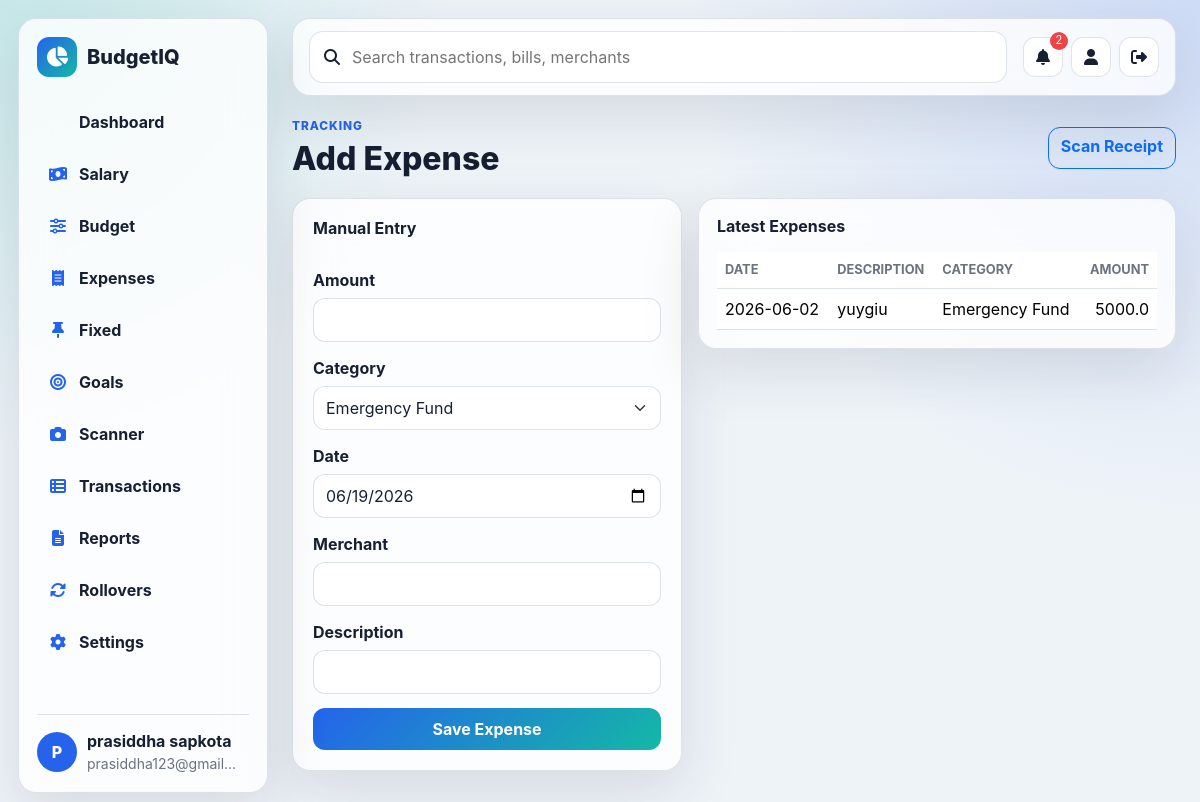
Screenshot of /expenses (signed in) with the database file from the repository.
### models.py (models this page shows, shortened)
class User(UserMixin, db.Model):
    __tablename__ = "users"
    id = db.Column(db.Integer, primary_key=True)
    name = db.Column(db.String(120), nullable=False)
    email = db.Column(db.String(255), nullable=False, unique=True, index=True)
    password_hash = db.Column(db.String(255), nullable=False)
    created_at = db.Column(db.DateTime, default=datetime.utcnow)

class Expense(db.Model):
    __tablename__ = "expenses"
    id = db.Column(db.Integer, primary_key=True)
    user_id = db.Column(db.Integer, db.ForeignKey("users.id"), nullable=False)
    amount = db.Column(db.Float, nullable=False)
    category_id = db.Column(db.Integer, db.ForeignKey("categories.id"), nullable=False)
    expense_date = db.Column(db.Date, nullable=False, default=date.today)
    description = db.Column(db.String(255), nullable=False)
    merchant = db.Column(db.String(120))
    source = db.Column(db.String(40), default="manual")
    created_at = db.Column(db.DateTime, default=datetime.utcnow)
    category = db.relationship("Category")

class Category(db.Model):
    __tablename__ = "categories"
    id = db.Column(db.Integer, primary_key=True)
    user_id = db.Column(db.Integer, db.ForeignKey("users.id"), nullable=False)
    name = db.Column(db.String(80), nullable=False)
    icon = db.Column(db.String(80), default="fa-wallet")
    color = db.Column(db.String(20), default="#4f46e5")
    is_fixed = db.Column(db.Boolean, default=False)

### routes/main.py (the view, shortened to what this page needs)
@main_bp.route("/expenses", methods=["GET", "POST"])
@login_required
def expenses():
    rows = Expense.query.filter_by(user_id=current_user.id).order_by(Expense.expense_date.desc(), Expense.id.desc()).limit(100).all()
    return render_template("expenses.html", categories=user_categories(), expenses=rows)

### routes/main.py (called while the page is built)
def user_categories():
    return Category.query.filter_by(user_id=current_user.id).order_by(Category.name.asc()).all()

### templates/expenses.html
{% extends "base.html" %}
{% block content %}
<section class="page-head"><div><p class="eyebrow">Tracking</p><h1>Add Expense</h1></div><a class="btn btn-outline-primary" href="{{ url_for('main.scanner') }}">Scan Receipt</a></section>
<section class="two-col">
  <form class="glass-panel stack-form" method="post">
    <h2>Manual Entry</h2>
    <label>Amount<input class="form-control" type="number" step="0.01" name="amount" required></label>
    <label>Category<select class="form-select" name="category_id">{% for c in categories %}<option value="{{ c.id }}">{{ c.name }}</option>{% endfor %}</select></label>
    <label>Date<input class="form-control" type="date" name="expense_date" value="{{ today }}" required></label>
    <label>Merchant<input class="form-control" name="merchant"></label>
    <label>Description<input class="form-control" name="description" required></label>
    <button class="btn btn-primary">Save Expense</button>
  </form>
  <div class="glass-panel table-card">
    <h2>Latest Expenses</h2>
    <table class="table app-table"><thead><tr><th>Date</th><th>Description</th><th>Category</th><th class="text-end">Amount</th></tr></thead><tbody>
    {% for row in expenses %}<tr><td>{{ row.expense_date }}</td><td>{{ row.description }}</td><td>{{ row.category.name }}</td><td class="text-end">{{ row.amount|round(2) }}</td></tr>{% endfor %}
    </tbody></table>
  </div>
</section>
{% endblock %}

### templates/base.html (shortened to what this page needs)
<!doctype html>
<html lang="en" data-theme="{{ active_theme }}">
<head>
  <link href="https://cdn.jsdelivr.net/npm/bootstrap@5.3.3/dist/css/bootstrap.min.css" rel="stylesheet">
  <link href="https://cdnjs.cloudflare.com/ajax/libs/font-awesome/6.5.2/css/all.min.css" rel="stylesheet">
  <link href="{{ url_for('static', filename='css/style.css') }}" rel="stylesheet">
</head>
<body>
  {% if current_user.is_authenticated %}
  <aside class="sidebar glass-panel">
    <div class="brand"><span class="brand-icon"><i class="fa-solid fa-chart-pie"></i></span><span>BudgetIQ</span></div>
    <nav>
      <a href="{{ url_for('main.dashboard') }}"> Dashboard</a>
      <a href="{{ url_for('main.salary') }}"><i class="fa-solid fa-money-bill-wave"></i> Salary</a>
      <a href="{{ url_for('main.budget') }}"><i class="fa-solid fa-sliders"></i> Budget</a>
      <a href="{{ url_for('main.expenses') }}"><i class="fa-solid fa-receipt"></i> Expenses</a>
      <a href="{{ url_for('main.fixed') }}"><i class="fa-solid fa-thumbtack"></i> Fixed</a>
      <a href="{{ url_for('main.goals') }}"><i class="fa-solid fa-bullseye"></i> Goals</a>
      <a href="{{ url_for('main.scanner') }}"><i class="fa-solid fa-camera"></i> Scanner</a>
      <a href="{{ url_for('main.transactions') }}"><i class="fa-solid fa-table-list"></i> Transactions</a>
      <a href="{{ url_for('main.reports') }}"><i class="fa-solid fa-file-lines"></i> Reports</a>
      <a href="{{ url_for('main.rollovers') }}"><i class="fa-solid fa-rotate"></i> Rollovers</a>
      <a href="{{ url_for('main.settings') }}"><i class="fa-solid fa-gear"></i> Settings</a>
    </nav>
    <div class="profile-chip">
      <div class="avatar">{{ current_user.name[:1]|upper }}</div>
      <div><strong>{{ current_user.name }}</strong><small>{{ current_user.email }}</small></div>
    </div>
  </aside>
  {% endif %}
  <main class="{% if current_user.is_authenticated %}app-shell{% else %}auth-shell{% endif %}">
    {% if current_user.is_authenticated %}
    <header class="topbar glass-panel">
      <form class="searchbar" action="{{ url_for('main.transactions') }}">
        <i class="fa-solid fa-magnifying-glass"></i>
        <input name="q" placeholder="Search transactions, bills, merchants">
      </form>
      <div class="top-actions">
        <form method="post" action="{{ url_for('main.mark_notifications_read') }}">
          <button class="icon-btn" title="Notifications"><i class="fa-solid fa-bell"></i>{% if unread_count %}<span>{{ unread_count }}</span>{% endif %}</button>
        </form>
        <a class="icon-btn" href="{{ url_for('main.profile') }}" title="Profile"><i class="fa-solid fa-user"></i></a>
        <a class="icon-btn" href="{{ url_for('auth.logout') }}" title="Logout"><i class="fa-solid fa-right-from-bracket"></i></a>
      </div>
    </header>
    {% endif %}
    {% block content %}{% endblock %}
  </main>
</body>
</html>

### static/css/style.css (style rules this page uses)
:root { --bg: #eef3f8; --panel: rgba(255, 255, 255, 0.78); --panel-strong: rgba(255, 255, 255, 0.92); --text: #172033; --muted: #6b7280; --line: rgba(148, 163, 184, 0.3); --primary: #2563eb; --primary-2: #14b8a6; --danger: #ef4444; --shadow: 0 20px 60px rgba(31, 41, 55, 0.12); }
* { box-sizing: border-box; }
body { min-height: 100vh; margin: 0; color: var(--text); background: radial-gradient(circle at top left, rgba(20, 184, 166, 0.18), transparent 28rem), radial-gradient(circle at top right, rgba(37, 99, 235, 0.16), transparent 32rem), var(--bg); font-family: Inter, "Segoe UI", Arial, sans-serif; }
a { color: var(--primary); text-decoration: none; }
h1 { font-size: 2rem; font-weight: 800; margin: 0; letter-spacing: 0; }
h2 { font-size: 1rem; font-weight: 750; margin: 0 0 1rem; letter-spacing: 0; }
small, .muted { color: var(--muted); }
.glass-panel { background: var(--panel); border: 1px solid var(--line); border-radius: 18px; box-shadow: var(--shadow); backdrop-filter: blur(18px); }
.sidebar { position: fixed; inset: 18px auto 18px 18px; width: 250px; padding: 18px; display: flex; flex-direction: column; z-index: 10; }
.brand { display: flex; align-items: center; gap: 10px; font-size: 1.25rem; font-weight: 800; margin-bottom: 22px; }
.brand-icon { width: 40px; height: 40px; display: grid; place-items: center; border-radius: 12px; background: linear-gradient(135deg, var(--primary), var(--primary-2)); color: white; }
.sidebar nav { display: grid; gap: 6px; }
.sidebar nav a { color: var(--text); padding: 11px 12px; border-radius: 12px; display: flex; gap: 12px; align-items: center; font-weight: 650; }
.sidebar nav i { width: 18px; color: var(--primary); text-align: center; }
.profile-chip { margin-top: auto; display: flex; gap: 10px; align-items: center; padding-top: 14px; border-top: 1px solid var(--line); min-width: 0; }
.profile-chip small { display: block; overflow: hidden; text-overflow: ellipsis; white-space: nowrap; max-width: 150px; }
.avatar { width: 40px; height: 40px; border-radius: 50%; display: grid; place-items: center; background: var(--primary); color: #fff; font-weight: 800; }
.app-shell { padding: 18px 24px 40px 292px; }
.topbar { min-height: 72px; padding: 12px 16px; display: flex; align-items: center; gap: 16px; margin-bottom: 22px; }
.searchbar { flex: 1; display: flex; align-items: center; gap: 10px; padding: 12px 14px; border: 1px solid var(--line); border-radius: 14px; background: var(--panel-strong); }
.searchbar input { width: 100%; border: 0; outline: 0; background: transparent; color: var(--text); }
.top-actions, .button-row { display: flex; align-items: center; gap: 8px; }
.icon-btn { position: relative; width: 40px; height: 40px; border: 1px solid var(--line); background: var(--panel-strong); color: var(--text); border-radius: 12px; display: inline-grid; place-items: center; }
.icon-btn span { position: absolute; top: -6px; right: -6px; min-width: 18px; height: 18px; padding: 0 5px; border-radius: 9px; background: var(--danger); color: #fff; font-size: 0.7rem; }
.page-head { display: flex; align-items: center; justify-content: space-between; gap: 16px; margin-bottom: 20px; }
.eyebrow { margin: 0 0 4px; text-transform: uppercase; color: var(--primary); font-size: 0.74rem; font-weight: 800; letter-spacing: 0.08em; }
.chart-card, .budget-summary, .alerts-card, .table-card, .goals-mini, .goal-card { padding: 18px; }
.app-table { color: var(--text); margin: 0; }
.app-table th { color: var(--muted); border-color: var(--line); font-size: 0.8rem; text-transform: uppercase; }
.app-table td { border-color: var(--line); vertical-align: middle; }
.two-col { display: grid; grid-template-columns: 390px minmax(0, 1fr); gap: 16px; align-items: start; }
.stack-form { padding: 20px; display: grid; gap: 14px; }
.stack-form label { display: grid; gap: 6px; font-weight: 700; }
.form-control, .form-select { min-height: 44px; border-radius: 12px; border-color: var(--line); background-color: var(--panel-strong); color: var(--text); }
.btn { border-radius: 12px; font-weight: 750; min-height: 42px; }
.btn-primary { background: linear-gradient(135deg, var(--primary), var(--primary-2)); border: 0; }

### rows the page displays
User: name "P", name "prasiddha sapkota", email "prasiddha123@gmail…"
Expense: expense_date "2026-06-02", description "yuygiu", category.name "Emergency Fund", amount "5000.0"

### other values shown
{{ unread_count }} "2"
form field category_id "Emergency Fund"
